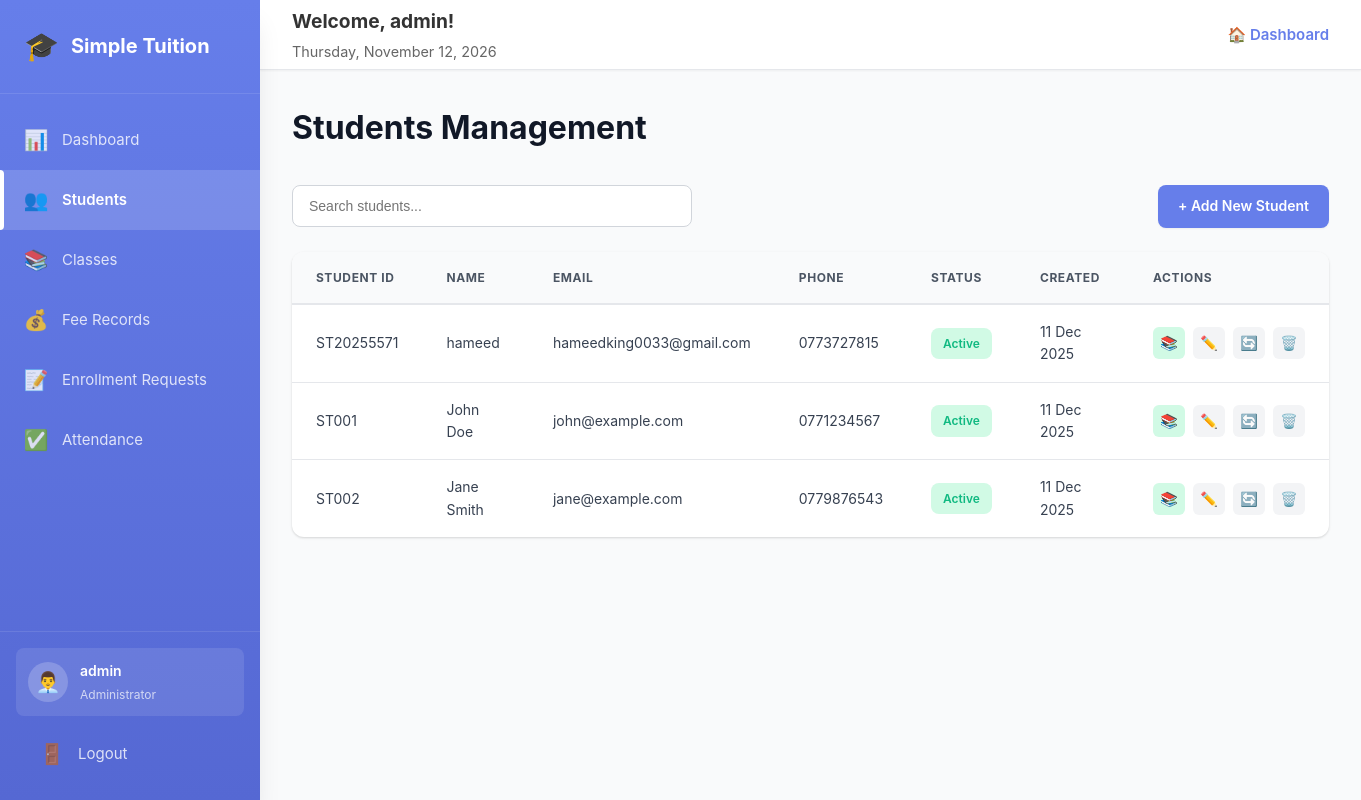
The app's page /admin/students.php (signed in) with its own data.
### tables this page shows
CREATE TABLE `students` (
  `id` int(11) NOT NULL,
  `student_id` varchar(20) NOT NULL,
  `name` varchar(100) NOT NULL,
  `email` varchar(100) NOT NULL,
  `phone` varchar(20) DEFAULT NULL,
  `password` varchar(255) NOT NULL,
  `address` text DEFAULT NULL,
  `date_of_birth` date DEFAULT NULL,
  `enrollment_date` date DEFAULT NULL,
  `status` enum('active','inactive') DEFAULT 'active',
  `created_at` timestamp NOT NULL DEFAULT current_timestamp()
);

### config.php (called while the page is built, shortened)
<?php
function formatDate($date) {
    return date('d M Y', strtotime($date));
}
?>

### admin/students.php (the view, shortened to what this page needs)
<?php
require_once '../config.php';
$search = isset($_GET['search']) ? sanitize($_GET['search']) : '';
$where = $search ? "WHERE name LIKE '%$search%' OR student_id LIKE '%$search%' OR email LIKE '%$search%'" : '';
$students = $conn->query("SELECT * FROM students $where ORDER BY created_at DESC");
?>
<!DOCTYPE html>
<html lang="en">
<head>
    <link rel="stylesheet" href="../css/admin-style.css">
</head>
<body>
    <div class="dashboard">
        <?php include 'includes/sidebar.php'; ?>
        <div class="main-content">
            <?php include 'includes/header.php'; ?>
            <div class="content-area">
                <h1>Students Management</h1>
                <div class="actions">
                    <div class="search-box">
                        <form method="GET" action="">
                            <input type="text" name="search" placeholder="Search students..." value="<?php echo $search; ?>">
                        </form>
                    </div>
                    <a href="student-form.php" class="btn">+ Add New Student</a>
                </div>
                <div class="card">
                    <div class="table-responsive">
                        <table>
                            <thead>
                                <tr>
                                    <th>Student ID</th>
                                    <th>Name</th>
                                    <th>Email</th>
                                    <th>Phone</th>
                                    <th>Status</th>
                                    <th>Created</th>
                                    <th>Actions</th>
                                </tr>
                            </thead>
                            <tbody>
                                <?php if ($students->num_rows > 0): ?>
                                    <?php while ($student = $students->fetch_assoc()): ?>
                                    <tr>
                                        <td><?php echo $student['student_id']; ?></td>
                                        <td><?php echo $student['name']; ?></td>
                                        <td><?php echo $student['email']; ?></td>
                                        <td><?php echo $student['phone']; ?></td>
                                        <td>
                                            <span class="badge badge-<?php echo $student['status']; ?>">
                                                <?php echo ucfirst($student['status']); ?>
                                            </span>
                                        </td>
                                        <td><?php echo formatDate($student['created_at']); ?></td>
                                        <td>
                                            <div class="btn-group">
                                                <a href="enrollments.php?student_id=<?php echo $student['id']; ?>" class="btn-icon" style="background: var(--success-light);" title="Manage Enrollments">📚</a>
                                                <a href="student-form.php?id=<?php echo $student['id']; ?>" class="btn-icon edit" title="Edit">✏️</a>
                                                <a href="?toggle_status=<?php echo $student['id']; ?>" class="btn-icon" title="Toggle Status" onclick="return confirm('Toggle student status?')">🔄</a>
                                                <a href="?delete=<?php echo $student['id']; ?>" class="btn-icon delete" title="Delete" onclick="return confirm('Delete this student?')">🗑️</a>
                                            </div>
                                        </td>
                                    </tr>
                                    <?php endwhile; ?>
                                <?php else: ?>
                                    <tr>
                                        <td colspan="7" style="text-align: center; padding: 2rem;">No students found</td>
                                    </tr>
                                <?php endif; ?>
                            </tbody>
                        </table>
                    </div>
                </div>
            </div>
        </div>
    </div>
</body>
</html>

### css/admin-style.css (style rules this page uses)
:root { --primary: #667eea; --primary-dark: #5568d3; --primary-light: #818cf8; --success: #10b981; --success-light: #d1fae5; --warning: #f59e0b; --warning-light: #fef3c7; --danger: #ef4444; --danger-light: #fee2e2; --info: #3b82f6; --info-light: #dbeafe; --white: #ffffff; --gray-50: #f9fafb; --gray-100: #f3f4f6; --gray-200: #e5e7eb; --gray-300: #d1d5db; --gray-400: #9ca3af; --gray-500: #6b7280; --gray-600: #4b5563; --gray-700: #374151; --gray-800: #1f2937; --gray-900: #111827; --shadow-sm: 0 1px 2px 0 rgba(0, 0, 0, 0.05); --shadow: 0 1px 3px 0 rgba(0, 0, 0, 0.1), 0 1px 2px 0 rgba(0, 0, 0, 0.06); --shadow-md: 0 4px 6px -1px rgba(0, 0, 0, 0.1), 0 2px 4px -1px rgba(0, 0, 0, 0.06); --shadow-lg: 0 10px 15px -3px rgba(0, 0, 0, 0.1), 0 4px 6px -2px rgba(0, 0, 0, 0.05); --shadow-xl: 0 20px 25px -5px rgba(0, 0, 0, 0.1), 0 10px 10px -5px rgba(0, 0, 0, 0.04); --sidebar-width: 260px; --header-height: 70px; --radius-sm: 0.375rem; --radius: 0.5rem; --radius-lg: 0.75rem; --radius-xl: 1rem; --transition: all 0.3s cubic-bezier(0.4, 0, 0.2, 1); }
* { margin: 0; padding: 0; box-sizing: border-box; }
body { font-family: 'Inter', -apple-system, BlinkMacSystemFont, 'Segoe UI', Roboto, Oxygen, Ubuntu, Cantarell, sans-serif; background: var(--gray-50); color: var(--gray-800); line-height: 1.6; font-size: 15px; }
.dashboard { display: flex; min-height: 100vh; }
.main-content { flex: 1; margin-left: var(--sidebar-width); display: flex; flex-direction: column; min-height: 100vh; }
.content-area { flex: 1; padding: 2rem; }
.content-area>h1 { font-size: 2rem; font-weight: 700; color: var(--gray-900); margin-bottom: 2rem; }
.card { background: var(--white); border-radius: var(--radius-lg); box-shadow: var(--shadow); overflow: hidden; transition: var(--transition); }
.table-responsive { overflow-x: auto; }
table { width: 100%; border-collapse: collapse; }
thead { background: var(--gray-50); }
thead tr { border-bottom: 2px solid var(--gray-200); }
th { padding: 1rem 1.5rem; text-align: left; font-size: 0.75rem; font-weight: 700; color: var(--gray-600); text-transform: uppercase; letter-spacing: 0.05em; }
tbody tr { border-bottom: 1px solid var(--gray-200); transition: var(--transition); }
tbody tr:last-child { border-bottom: none; }
td { padding: 1rem 1.5rem; font-size: 0.875rem; color: var(--gray-700); }
.badge { display: inline-block; padding: 0.375rem 0.75rem; border-radius: var(--radius); font-size: 0.75rem; font-weight: 600; text-transform: capitalize; }
.badge-active, .badge-paid { background: var(--success-light); color: var(--success); }
.btn, .btn-small { display: inline-flex; align-items: center; justify-content: center; gap: 0.5rem; padding: 0.625rem 1.25rem; background: var(--primary); color: var(--white); text-decoration: none; border-radius: var(--radius); font-weight: 600; font-size: 0.875rem; border: none; cursor: pointer; transition: var(--transition); box-shadow: var(--shadow-sm); }
.form-control, input[type="text"], input[type="email"], input[type="password"], input[type="number"], input[type="date"], input[type="time"], textarea, select { width: 100%; padding: 0.75rem 1rem; border: 1px solid var(--gray-300); border-radius: var(--radius); font-size: 0.875rem; color: var(--gray-800); background: var(--white); transition: var(--transition); }
.stat-card, .card { animation: fadeIn 0.5s ease-out; }
.actions { display: flex; justify-content: space-between; align-items: center; gap: 1rem; margin-bottom: 1.5rem; flex-wrap: wrap; }
.search-box { flex: 1; max-width: 400px; }
.search-box form { position: relative; }
.search-box input[type="text"] { width: 100%; padding: 0.75rem 1rem; border: 1px solid var(--gray-300); border-radius: var(--radius); font-size: 0.875rem; }
.btn-group { display: flex; gap: 0.5rem; align-items: center; }
.btn-icon { display: inline-flex; align-items: center; justify-content: center; width: 32px; height: 32px; border-radius: var(--radius-sm); background: var(--gray-100); text-decoration: none; transition: var(--transition); font-size: 0.875rem; }

### records on screen
students: student "ST20255571", name "hameed", email "hameedking0033@gmail.com", phone "0773727815", status "Active", created_at "11 Dec 2025"
students: student "ST001", name "John Doe", email "john@example.com", phone "0771234567", status "Active", created_at "11 Dec 2025"
students: student "ST002", name "Jane Smith", email "jane@example.com", phone "0779876543", status "Active", created_at "11 Dec 2025"

### other values on screen
$_SESSION['admin_username'] "admin"
